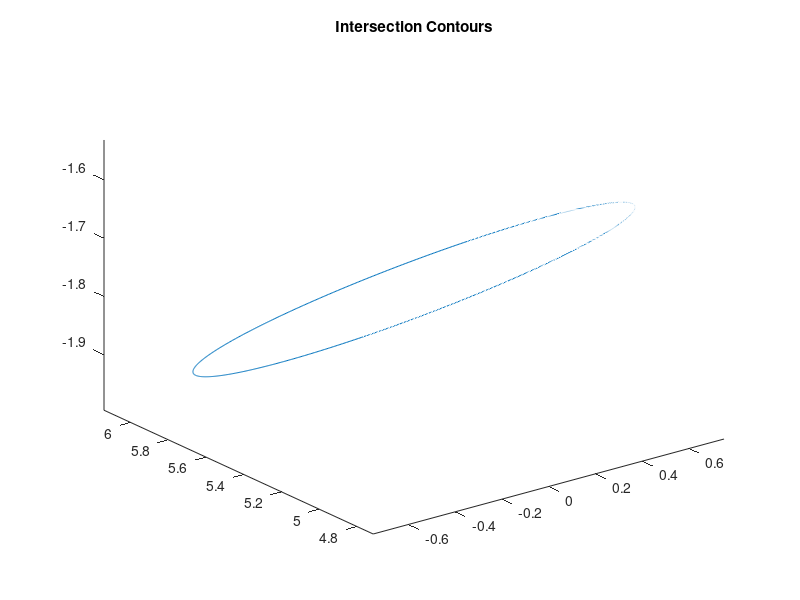

The MATLAB script that drew this image: (Note: this script raises an error after producing the figure.)
%task 2 ___ Update 1.0
%%%a front end script %%%%%%%%%%%%%%%%%%
%% the contour can be visualized in this script in a more mathematically efficient manner
%% the images will be saved in a directory after plot 
%% this can be loaded for the next step processing 
%% this script is designed for all knds of scenario which may arrise according to 3D image processing
%%
%%%%%%Task 2  a differennt approach <more mathematical>%%%%%%%%%%%%%%%%%%%%%%%%
%=========================================================================

clear all;
close all;
clc; 

%input the params from the user 

prompt = {'Enter Xus (cm):','Enter Yus (cm):','Enter sx (cm):'...
    'Enter sy (cm):','Enter FOV (Degrees):'...
    'Enter Angle per Frame (Degrees):','Enter R (cm):','Enter Yp (cm):'};
dlg_title = 'Input User Parameters';
num_lines = 1;
def = {'10','10','0.1','0.1','120','2','2','6'};
answer = inputdlg(prompt,dlg_title,num_lines,def);
Xus = str2double(answer(1));Yus = str2double(answer(2));
sx = str2double(answer(3));sy = str2double(answer(4));
FOV = str2double(answer(5));APF = str2double(answer(6));
R = str2double(answer(7));Yp = str2double(answer(8));

%define figures

h = figure;
image_index = 1;

%make folder 

mkdir('Projection_Images');
cd('Projection_Images');

for angle = -FOV/2 : APF : FOV/2
    %generate the parametric array 
    t = linspace(0,2*pi,1000);
    
    %convert the angle to radians
    alpha = angle*pi/180;
    
    %calculate A
    A = 1 + (tan(alpha))^2;
    
    if (R^2 - Yp^2 +  Yp^2/A < 0) 
        continue;
    end
   
    %Parametric eqautions of the intersection contours    
    x = sqrt(R^2 - Yp^2 +  Yp^2/A)*cos(t);
    y = Yp/A + sqrt(R^2 - Yp^2 +  Yp^2/A)/sqrt(A)*sin(t);
    z = y*tan(alpha);

    %Get the computed points in to a matrix
    points = [x;y;z];
    
    %plot the intersection contours
    h = plot3(points(1,:),points(2,:),points(3,:));hold on;
    title('Intersection Contours');axis tight;
    
    %compute the rotational matrix 
    Rx = rotx(-angle);
    
    %flatten the inclined contour
    points = Rx*points;
    
    %extract the X,Y coordinates from the flattened contour
    X = points(1,:);
    Y = points(2,:);
    
    %apply a shift to X coordinates
    X = X + Xus/2;
    
    %create an image pad
    image_pad = zeros(Xus/sx,Yus/sy);
    Xn = roundn(X,-1)*10;
    Yn = roundn(Y,-1)*10;
    
    %Sketch the boundary of the contour on the image pad
    for i = 1 : numel(Xn)
        image_pad(Xn(i),Yn(i)) = 255;
    end
    
    %convert the image pad matrix to uni8
    im = mat2gray(image_pad);
    
    %fill the contour interior to complete the projection image
    im = imfill(im,'holes');
    
    %save the image
    filename = 'p%d.bmp';
    filename = sprintf(filename,image_index);
    image_index = image_index + 1;
    imwrite(im,filename);

end

%save the 
saveas(h,'Intersection_contours.fig');

